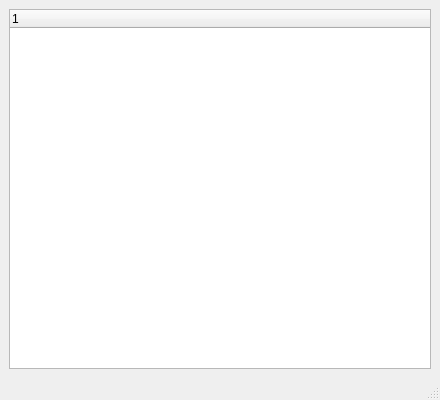
<?xml version="1.0" encoding="UTF-8"?>
<ui version="4.0">
 <class>MainWindow</class>
 <widget class="QMainWindow" name="MainWindow">
  <property name="geometry">
   <rect>
    <x>0</x>
    <y>0</y>
    <width>440</width>
    <height>400</height>
   </rect>
  </property>
  <property name="windowTitle">
   <string>MainWindow</string>
  </property>
  <widget class="QWidget" name="centralwidget">
   <layout class="QVBoxLayout" name="verticalLayout">
    <item>
     <widget class="QTreeWidget" name="treeWidget">
      <column>
       <property name="text">
        <string notr="true">1</string>
       </property>
      </column>
     </widget>
    </item>
   </layout>
  </widget>
  <widget class="QMenuBar" name="menubar">
   <property name="geometry">
    <rect>
     <x>0</x>
     <y>0</y>
     <width>440</width>
     <height>26</height>
    </rect>
   </property>
  </widget>
  <widget class="QStatusBar" name="statusbar"/>
 </widget>
 <resources/>
 <connections/>
</ui>
